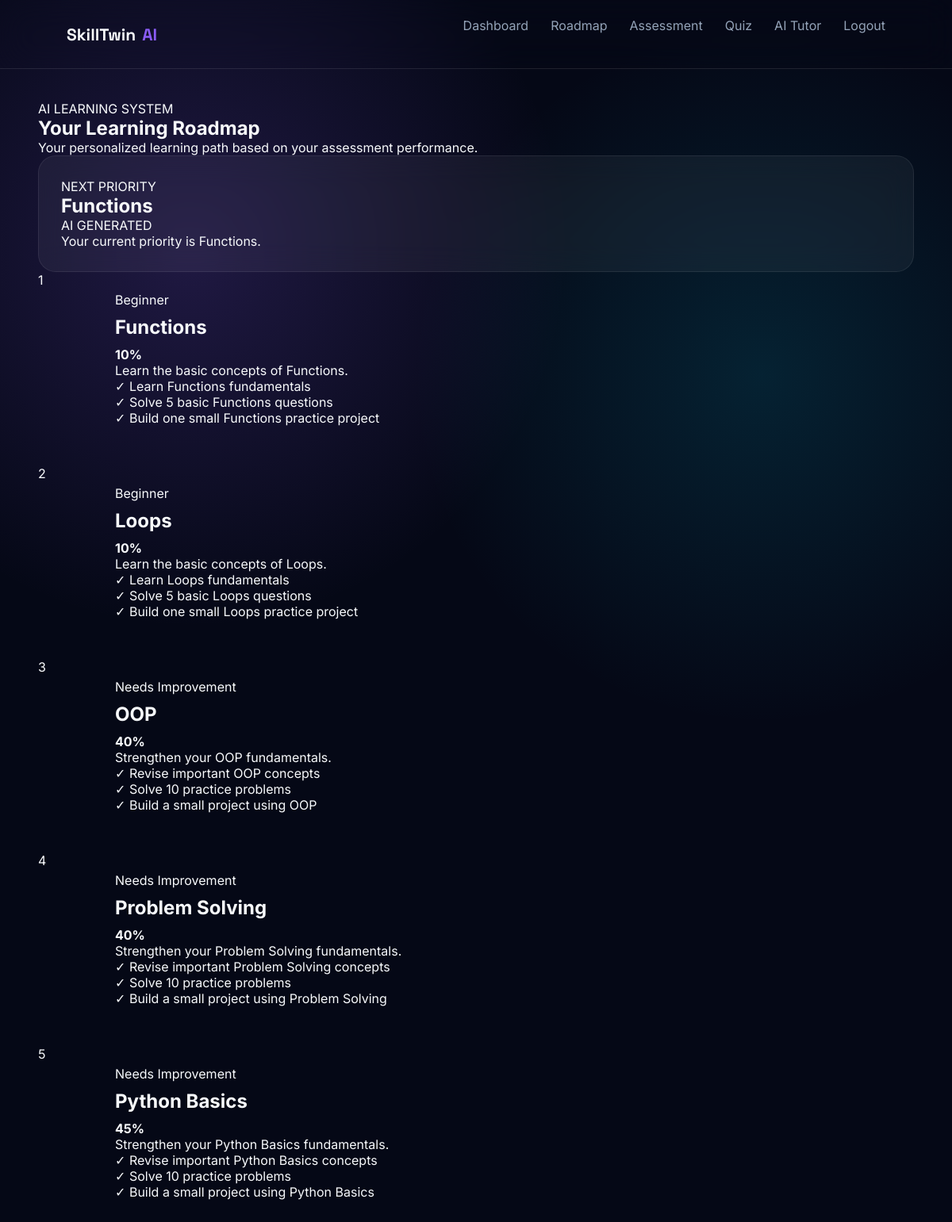
Screenshot of /roadmap (signed in) with the database file from the repository.
### tables this page shows
CREATE TABLE student_progress (
            id INTEGER PRIMARY KEY AUTOINCREMENT,
            user_id INTEGER NOT NULL,
            skill TEXT NOT NULL,
            score INTEGER NOT NULL,
            UNIQUE(user_id, skill),
            FOREIGN KEY (user_id) REFERENCES users(id)
        );

### app.py (the view)
@app.route("/roadmap")
def roadmap():
    if "user_id" not in session:
        return redirect(url_for("login"))
    db = get_db()
    progress = db.execute(
        """
        SELECT skill, score
        FROM student_progress
        WHERE user_id=?
        ORDER BY score ASC
        """,
        (session["user_id"],)
    ).fetchall()
    db.close()
    skills = {}
    for row in progress:
        skills[row["skill"]] = row["score"]
    roadmap_data = build_roadmap(skills)
    return render_template(
        "roadmap.html",
        roadmap=roadmap_data,
        skills=skills,
        name=session.get("name")
    )

### utils/database.py (called while the page is built)
def get_db():
    db = sqlite3.connect(DATABASE_PATH)
    db.row_factory = sqlite3.Row
    return db

### templates/roadmap.html (shortened to what this page needs)
<!DOCTYPE html>
<html lang="en">
<head>
    <link rel="stylesheet"
          href="{{ url_for('static', filename='css/style.css') }}">
    <link rel="stylesheet"
          href="{{ url_for('static', filename='css/animations.css') }}">
    <link rel="stylesheet"
          href="{{ url_for('static', filename='css/dashboard.css') }}">
    <link rel="stylesheet"
          href="{{ url_for('static', filename='css/responsive.css') }}">
</head>
<body>
<nav class="navbar">
    <div class="logo">
        SkillTwin<span>AI</span>
    </div>
    <div class="nav-links">
        <a href="{{ url_for('dashboard') }}">
            Dashboard
        </a>
        <a href="{{ url_for('roadmap') }}">
            Roadmap
        </a>
        <a href="{{ url_for('assessment') }}">
            Assessment
        </a>
        <a href="{{ url_for('quiz') }}">
            Quiz
        </a>
        <a href="{{ url_for('tutor') }}">
            AI Tutor
        </a>
        <a href="{{ url_for('logout') }}">
            Logout
        </a>
    </div>
</nav>
<main class="dashboard-container">
    <section class="page-header animate-up">
        <p class="eyebrow">
            AI LEARNING SYSTEM
        </p>
        <h1>
            Your Learning Roadmap
        </h1>
        <p>
            Your personalized learning path based on
            your assessment performance.
        </p>
    </section>
    {% if roadmap and roadmap.steps %}
        <section class="dashboard-card animate-up">
            <div class="card-header">
                <div>
                    <p class="eyebrow">
                        NEXT PRIORITY
                    </p>
                    <h2>
                        {{ roadmap.focus }}
                    </h2>
                </div>
                <div class="roadmap-badge">
                    AI GENERATED
                </div>
            </div>
            <p>
                {{ roadmap.message }}
            </p>
        </section>
        <section class="roadmap-section">
            {% for step in roadmap.steps %}
            <div class="timeline-item animate-up">
                <div class="timeline-number">
                    {{ step.step }}
                </div>
                <div class="timeline-card">
                    <div class="timeline-top">
                        <div>
                            <span class="skill-level">
                                {{ step.level }}
                            </span>
                            <h2>
                                {{ step.skill }}
                            </h2>
                        </div>
                        <strong>
                            {{ step.score }}%
                        </strong>
                    </div>
                    <p class="roadmap-action">
                        {{ step.action }}
                    </p>
                    {% if step.tasks %}
                    <div class="roadmap-tasks">
                        {% for task in step.tasks %}
                        <div class="roadmap-task">
                            <span class="task-icon">
                                ✓
                            </span>
                            <span>
                                {{ task }}
                            </span>
                        </div>
                        {% endfor %}
                    </div>
                    {% endif %}
                </div>
            </div>
            {% endfor %}
        </section>
    {% endif %}
</main>
</body>
</html>

### static/css/style.css (style rules this page uses)
* { margin: 0; padding: 0; box-sizing: border-box; }
:root { --bg: #050816; --card: rgba(15, 23, 42, 0.65); --border: rgba(255,255,255,0.10); --text: #f8fafc; --muted: #94a3b8; --primary: #8b5cf6; --secondary: #06b6d4; }
html { scroll-behavior: smooth; }
body { min-height: 100vh; background: radial-gradient( circle at 20% 20%, rgba(139,92,246,.20), transparent 30% ), radial-gradient( circle at 80% 30%, rgba(6,182,212,.15), transparent 30% ), var(--bg); color: var(--text); font-family: Inter, sans-serif; overflow-x: hidden; }
a { color: inherit; text-decoration: none; }
.navbar { width: 100%; padding: 22px 7%; display: flex; align-items: center; justify-content: space-between; border-bottom: 1px solid var(--border); backdrop-filter: blur(20px); position: relative; z-index: 10; }
.logo { font-family: "Space Grotesk", sans-serif; font-size: 21px; font-weight: 700; display: flex; gap: 8px; align-items: center; }
.logo span { color: var(--primary); }
.nav-links { display: flex; align-items: center; gap: 28px; }
.nav-links a { color: var(--muted); transition: .3s; }
.timeline-item { display: grid; grid-template-columns: 52px 1fr; gap: 20px; margin-bottom: 25px; position: relative; }
.timeline-card { padding: 25px; }
.timeline-card h2 { margin: 10px 0; }

### static/css/animations.css (style rules this page uses)
.animate-up { animation: fadeUp 0.8s ease forwards; }

### static/css/dashboard.css (style rules this page uses)
.dashboard-container { width: 92%; max-width: 1400px; margin: 40px auto; }
.dashboard-card { padding: 28px; border-radius: 22px; background: rgba(255,255,255,0.05); border: 1px solid rgba(255,255,255,0.08); backdrop-filter: blur(18px); transition: 0.3s ease; }

### static/css/responsive.css (style rules this page uses)
html, body { max-width: 100%; overflow-x: hidden; }
button, a, input, select { min-height: 42px; }

### rows the page displays
student_progress: focus "Functions", step "1", level "Beginner", skill "Functions", score "10", action "Learn the basic concepts of Functions.", tasks "Learn Functions fundamentals" "Solve 5 basic Functions questions" "Build one small Functions practice project"
student_progress: step "2", level "Beginner", skill "Loops", score "10", action "Learn the basic concepts of Loops.", tasks "Learn Loops fundamentals" "Solve 5 basic Loops questions" "Build one small Loops practice project"
student_progress: step "3", level "Needs Improvement", skill "OOP", score "40", action "Strengthen your OOP fundamentals.", tasks "Revise important OOP concepts" "Solve 10 practice problems" "Build a small project using OOP"
student_progress: step "4", level "Needs Improvement", skill "Problem Solving", score "40", action "Strengthen your Problem Solving fundamentals.", tasks "Revise important Problem Solving concepts" "Solve 10 practice problems" "Build a small project using Problem Solving"
student_progress: step "5", level "Needs Improvement", skill "Python Basics", score "45", action "Strengthen your Python Basics fundamentals.", tasks "Revise important Python Basics concepts" "Solve 10 practice problems" "Build a small project using Python Basics"

### other values shown
{{ roadmap.message }} "Your current priority is Functions."
